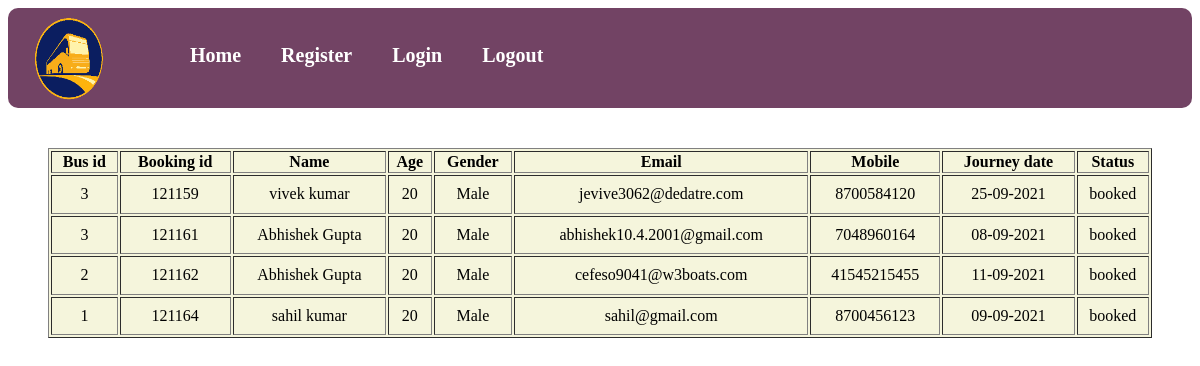
Page /userdetails.php on the committed database.
### tables this page shows
CREATE TABLE `booking` (
  `id` int(11) NOT NULL,
  `bookingid` bigint(20) NOT NULL,
  `name` varchar(255) NOT NULL,
  `username` varchar(255) NOT NULL,
  `gender` varchar(255) NOT NULL,
  `email` varchar(255) NOT NULL,
  `mobile` bigint(255) NOT NULL,
  `journey_date` varchar(20) NOT NULL,
  `status` varchar(255) NOT NULL,
  `age` varchar(255) NOT NULL
);

### userdetails.php (the view, shortened to what this page needs)
<!DOCTYPE html>
<html lang="en">
<head>
</head>
<body>
    <?php include_once "navadmin.php"; ?>
<div class="container">
        <table class="table" id="myTable" border="1">
            <thead>
                <tr>
                    <th scope="col">Bus id</th>
                    <th scope="col">Booking id</th>
                    <th scope="col">Name</th>
                    <th scope="col">Age</th>
                    <th scope="col">Gender</th>
                    <th scope="col">Email</th>
                    <th scope="col">Mobile</th>
                    <th scope="col">Journey date</th>
                    <th scope="col">Status</th>
                </tr>
            </thead>
            <tbody>
                <?php
            include_once "config.php";
            $sql="select * from booking ";
            $result=mysqli_query($con,$sql);
            while($row=mysqli_fetch_assoc($result))
            {
                echo "<tr>
                <td>".$row["id"]."</td>
                <td>".$row["bookingid"]."</td>
                <td>".$row["name"]."</td>
                <td>".$row["age"]."</td>
                <td>".$row["gender"]."</td>
                <td>".$row["email"]."</td>
                <td>".$row["mobile"]."</td>
                <td>".$row["journey_date"]."</td>
                <td>".$row["status"]."</td>
                </tr>";
            }
            ?>
            </tbody>
        </table>
    </div>
</body>
</html>

### navadmin.php (shortened to what this page needs)
<?php
echo '<!DOCTYPE html>
<html lang="en">
<head>
    <meta charset="UTF-8">
    <meta http-equiv="X-UA-Compatible" content="IE=edge">
    <meta name="viewport" content="width=device-width, initial-scale=1.0">
    <title>navbar</title>
    <style>
        .navbar {
            display: flex;
            background-color: #724364;
            color: white;
            border-radius: 10px;
        }
        .navbar ul {
            display: flex;
            /* background-color: black; */
            color: white;
        }
        .navbar li {
            /* background-color: black; */
            color: white;
            list-style: none;
            padding: 20px;
            font-size: 20px;
            font-weight: bold;
        }
        // .navbar li:hover {
        //     background-color: black;
        //     background-color: brown;
        // }
        .navbar li a {
            color: green;
            text-decoration: none;
            color: white;
        }
        .navbar li a:hover {
            color: lightgreen;
            /* text-decoration: none;
            color: white; */
        }
        .navbar input {
            outline: none;
            position: relative;
            top: 27px;
            left: 871px;
            height: 35px;
            border-radius: 12px;
            text-align: center;
            width: 165px;
        }
        .navbar img {
            width: 122px;
            height: 100px;
        }
    </style>
</head>
<body>
    <div class="navbar">
        <img src="img/bus-removebg-preview.png" alt="">
        <ul>
            <li><a href="/bus/home.php">Home</a></li>
            <li><a href="/bus/adminsignup.php">Register</a></li>
            <li><a href="/bus/adminlogin.php">Login</a></li>
            <li><a href="/bus/adminlogout.php">Logout</a></li>';
        echo '</ul>
    </div>
</body>
</html>';
?>

### userdetails.php (style rules this page uses)
.container { padding: 20px; margin: 20px; text-align: center; display: flex; justify-content: center; align-items: center; }
#myTable { width: 100%; height: 190px; background-color: beige; }

### navadmin.php (style rules this page uses)
.navbar { display: flex; background-color: #724364; color: white; border-radius: 10px; }
.navbar ul { display: flex; color: white; }
.navbar li { color: white; list-style: none; padding: 20px; font-size: 20px; font-weight: bold; }
.navbar li a { color: green; text-decoration: none; color: white; }
.navbar img { width: 122px; height: 100px; }

### rows in the picture
booking: id "3", bookingid "121159", name "vivek kumar", age "20", gender "Male", email "jevive3062@dedatre.com", mobile "8700584120", journey_date "25-09-2021", status "booked"
booking: id "3", bookingid "121161", name "Abhishek Gupta", age "20", gender "Male", email "abhishek10.4.2001@gmail.com", mobile "7048960164", journey_date "08-09-2021", status "booked"
booking: id "2", bookingid "121162", name "Abhishek Gupta", age "20", gender "Male", email "cefeso9041@w3boats.com", mobile "41545215455", journey_date "11-09-2021", status "booked"
booking: id "1", bookingid "121164", name "sahil kumar", age "20", gender "Male", email "sahil@gmail.com", mobile "8700456123", journey_date "09-09-2021", status "booked"
